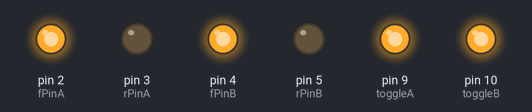
Recording of a sketch running on a simulated Arduino Uno, built with avr-gcc and run on an emulated ATmega328P. On the bench: output pins drawn as LEDs (lit = HIGH).

Above: at 0.1 s.
Timing chart, 0 to 1.6 s (numbered marks = the images above):
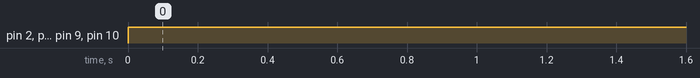

Measured:
- by itself, pin 2 (fPinA), pin 4 (fPinB), pin 9 (toggleA), pin 10 (toggleB): LOW → HIGH at 0.00 s

The sketch:

car_com_controle_para_liga.ino
```cpp
int fPinA = 2;    // Forward for motor A (left)

int rPinA = 3;    // Reverse for motor A (Left)

int toggleA = 9;  // Turns motor A on/off


int fPinB = 4;    // Forward for motor B (Right)

int rPinB = 5;    // Reverse for motor B (Right)

int toggleB = 10; // Turns motor B on/off


void setup()

{

   pinMode( fPinA, OUTPUT );

   pinMode( rPinA, OUTPUT );

   pinMode( toggleA, OUTPUT );

   pinMode( fPinB, OUTPUT );

   pinMode( rPinB, OUTPUT );

   pinMode( toggleB, OUTPUT );

}


void loop()

{

   digitalWrite( toggleA, HIGH );  // Turns motor A on

   digitalWrite( fPinA, HIGH );    // Makes motor A go forward

   digitalWrite( rPinA, LOW );     // Reverse not used


   digitalWrite( toggleB, HIGH );  // Turns motor B on

   digitalWrite( fPinB, HIGH );    // Makes motor B go forward

   digitalWrite( rPinB, LOW );     // Reverse not used

}
```
